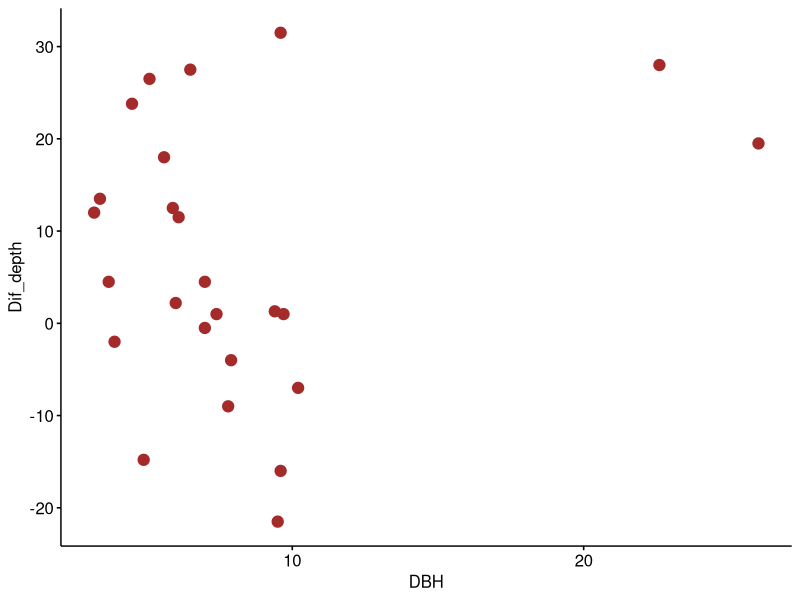

Generate this figure with R: (Note: this script raises an error after producing the figure.)
# Date: 09/09/2025 (created, latest update)
# Author: Mako Shibata (s2471259@ed.ac.uk)
# Objective: Data cleaning, ANOVA analysis, Visualisation of 1. Soil O horizon depth 2. Soil moisture (% v/v)
# across different distance from tree trunk. **BETULA PENDULA**

# Libraries ----
library(tidyr) #formatting
library(dplyr) #manipulation 
library(ggplot2) #visualisation
library(readr) #manipulation
library(ggpubr)

# Defining functions ----
theme.LPI <- function(){
  theme_bw()+
    theme(axis.text.x=element_text(size=12, angle=0, vjust=1, hjust=1), 
          axis.text.y=element_text(size=12), 
          axis.title.x=element_text(size=14, face="plain"), 
          axis.title.y=element_text(size=14, face="plain"), 
          panel.grid.major.x=element_blank(), 
          panel.grid.minor.x=element_blank(), 
          panel.grid.minor.y=element_blank(), 
          panel.grid.major.y=element_blank(), 
          plot.margin=unit(c(0.5, 0.5, 0.5, 0.5), units= , "cm"), 
          plot.title = element_text(size=20, vjust=1, hjust=0.5), 
          legend.text = element_text(size=12, face="italic"), 
          legend.title = element_blank(), 
          legend.position=c(0.9,0.9))
}


# Set the WD ----
setwd("/Users/Owner/Library/CloudStorage/OneDrive-UniversityofEdinburgh/#00_EM/Project_Soil Microclimate")

# Import data ----
soil_all <- read.csv("soil_all.csv")
str(soil_all)
soil_all$Distance <- as.factor(soil_all$Distance)
str(soil_all)
View(soil_all)

soil_raw <- read.csv("RAW_ALL_soil_microclimate.csv")

# Plot DBH (cm) vs. Difference in thickness between 0.5 m and 7.0 m ----
## Import data 
soil <- read.csv("RAW_ALL_soil_microclimate.csv")
View(soil)
summary(soil)
colnames(soil) 

soil <- soil %>% 
  mutate(Tree.species = if_else(
    Tree.species == "other", 
    Other..specify....Tree.species, 
    Tree.species
  )) %>%
  select(-Other..specify....Tree.species)

soil <- soil %>% 
  mutate(Ground.Cover.Types = if_else(
    Ground.Cover.Types == "other", 
    Mixed.Other..specify....Ground.Cover.Types, 
    Ground.Cover.Types
  )) %>%
  select(-Mixed.Other..specify....Ground.Cover.Types)

View(soil_all)
str(soil_all)
## Scatterplot
Dif <- soil_all$Depth_cm[soil_all$Distance == 7.0] - soil_all$Depth_cm[soil_all$Distance == 0.5]
TreeID <- soil_all$TreeID[soil_all$Distance == 7.0]
Difference <- data.frame(TreeID = TreeID, Dif_depth = Dif, DBH = soil_all$DBH_cm[soil_all$Distance == 0.5])
str(Difference)
ggscatter(Difference, x = "DBH", y = "Dif_depth", size = 3.5, color = "brown")

mean(soil_all$DBH_cm)
# Mean DBH (cm) 8.1 cm 
sd(soil_all$DBH_cm)
# standard deviation DBH (cm) 5.3 cm 

### Description 
# When 7.0 m is thicker, it has the opposite relation between DBH. 
# Larger the DBH (Older the tree), thicker the organic depth beneath the canopy. 
# The Depth difference is not correlating with DBH. *With DBH possible underestimation*


# What about depth vs. tree age straighforwardly? 
Difference$Depth_0.5 <- soil_all$Depth_cm[soil_all$Distance == 0.5]
Difference$Species <- soil_all$Species[soil_all$Distance == 0.5]
color <- Difference$Species
View(Difference)
ggscatter(Difference, 
          x = "DBH",
          y = "Depth_0.5", 
          color = color)


# Rather a positive relation between DBH (cm) and depth underneath the canopy. 
# Counteracts the overall result....
# OK so not the age. Age is not a big influencing factor. 
